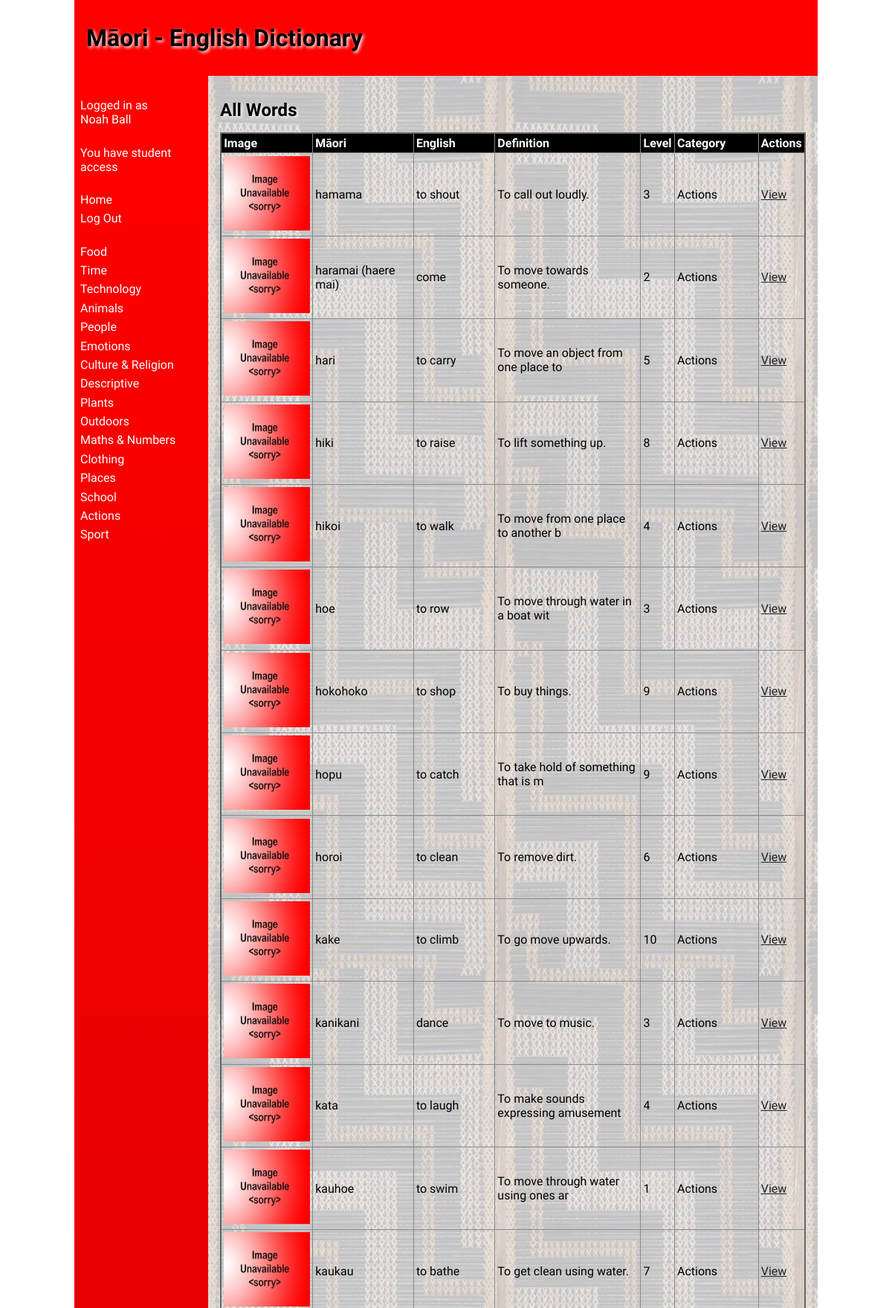
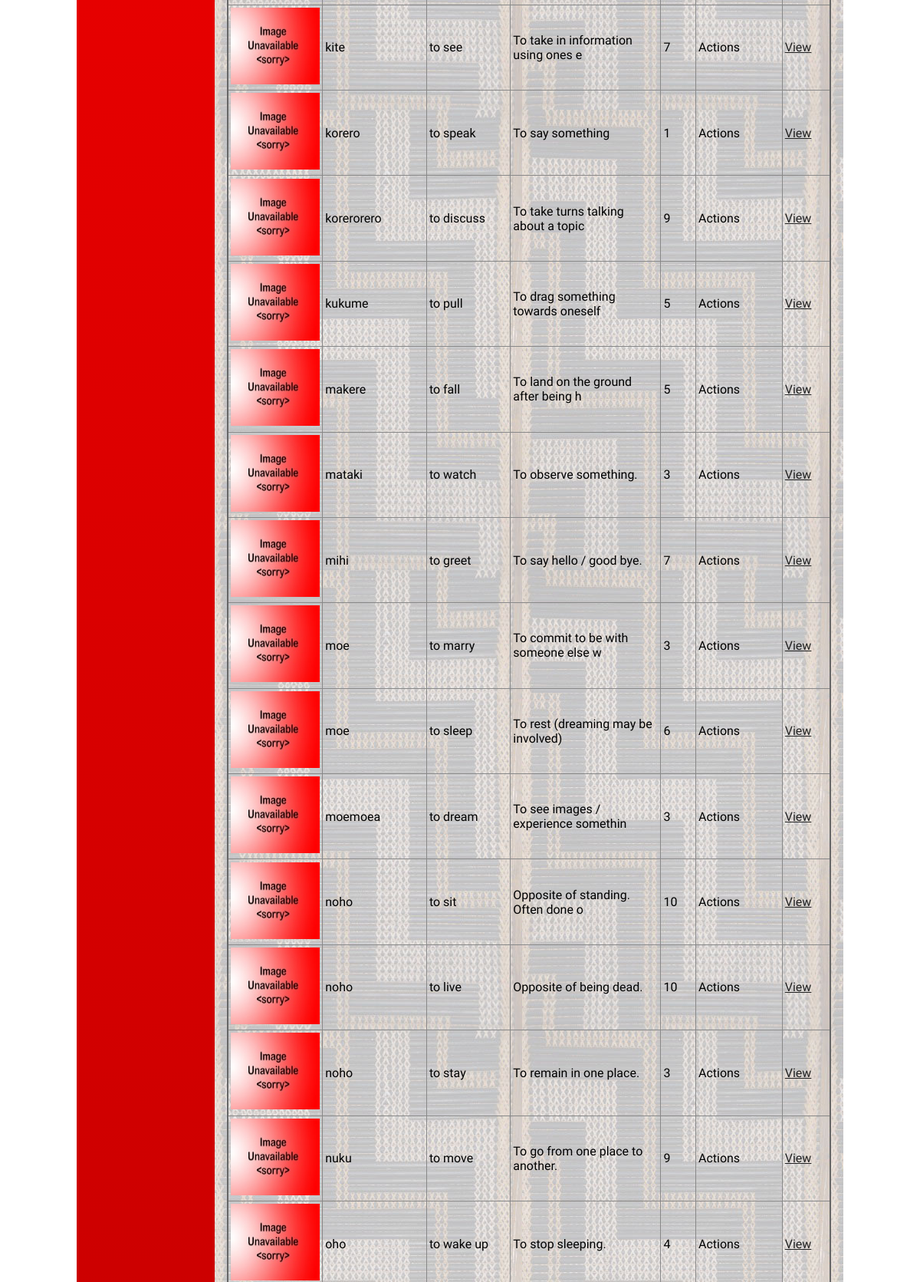
The app's page / (signed in, upper part) with its own data (2 pictures, top to bottom).
### tables this page shows
CREATE TABLE category
(
    id   integer
        constraint category_pk
            primary key autoincrement,
    name varchar(35)
);

CREATE TABLE "word"
(
    id         integer
        constraint word_pk
            primary key autoincrement,
    maori      varchar(35),
    english    varchar(35),
    definition varchar(256),
    level      integer,
    category   integer
        constraint word_category_id_fk
            references category,
    filename   varchar(40),
    added_by   integer
        constraint word_user_id_fk
            references user,
    added_time integer
);

### routes/pages.py (the view)
def home_page():
    if not helpers.user_authenticated():  # Check if the user is logged in
        return redirect('/login')  # If not, redirect to the login page
    words = db.run_query("SELECT id, maori, english, definition, level, category, filename FROM word", (), True, False)
    categories = helpers.get_categories()  # Retrieve all categories from the database
    words = helpers.get_category_names(words, categories)  # Add the category name to each word tuple
    return render_template('home.html', words=words, categories=categories, session=session, error=request.args.get("error"), cat_name="All Words")

### lib/db.py (called while the page is built)
def create_connection(db_file):
    try:  # Try/except block to handle exceptions
        connection = sqlite3.connect(db_file)  # Create a connection to the database
        return connection  # Return the connection
    except sqlite3.Error as e:
        print(e)  # Print the error (if one is caught)
    return None

def run_query(query: str, params: tuple, multiple: bool, commit: bool):
    conn = create_connection(globals.DATABASE_FILE)  # Create a connection to the database
    cur = conn.cursor()  # Create a cursor object
    cur.execute(query, params)  # Execute the query
    if commit:  # If the query requires a commit
        conn.commit()  # Commit the query
    if multiple:  # If the query returns multiple rows
        result = cur.fetchall()  # Retrieve all rows
    else:  # If the query returns a single row
        result = cur.fetchone()  # Retrieve the row
    conn.close()  # Close the connection
    return result  # Return the result

### lib/helpers.py (called while the page is built)
def get_categories():
    query = "SELECT id, name FROM category"
    conn = db.create_connection(globals.DATABASE_FILE)
    cur = conn.cursor()
    cur.execute(query)
    categories = cur.fetchall()
    conn.close()
    return categories

def user_authenticated():
    return 'user_id' in session

def get_category_names(words: tuple, categories: tuple):
    for i in range(len(words)): # For each word
        for j in range(len(categories)): # For each category
            if words[i][5] == categories[j][0]: # If the category ID matches
                words[i] = words[i] + (categories[j][1],) # Add the category name to the word tuple
                break # Break the loop
        if len(words[i]) == 6: # If the category name was not added
            words[i] = words[i] + ("Unknown",)
    return words

### templates/home.html (shortened to what this page needs)
{% extends 'base.html' %}
{% block heading %}Māori - English Dictionary{% endblock %}
{% block main %}
    <h2>{{ cat_name }}</h2>
    <table>
        <tr>
            <th>Image</th>
            <th>Māori</th>
            <th>English</th>
            <th>Definition</th>
            <th>Level</th>
            <th>Category</th>
            <th>Actions</th>
        </tr>
        {% for word in words %}
            <tr>
                <td><img src="/static/images/{{ word[6] or "noimage.jpg" }}" alt="{{ word[2] }}" width="100" height="100"></td>
                <td>{{ word[1] }}</td>
                <td>{{ word[2] }}</td>
                <td>{{ word[3] }}</td>
                <td>{{ word[4] }}</td>
                <td>{{ word[7] }}</td>
                <td><a href="/word/{{ word[0] }}">View</a></td>
            </tr>
        {% endfor %}
    </table>
{% endblock %}

### templates/base.html (shortened to what this page needs)
<!doctype html>
<html lang="en">
<head>
    <link href="{{ url_for('static', filename='css/style.css') }}" rel="stylesheet">
</head>
<body>
<div id="container">
    <header>
        <h1>{% block heading %}{% endblock %}</h1>
    </header>
    <nav>
        <ul>
            {% if session["username"] %}
                <li><a>Logged in as<br>{{ session["name"] }}</a></li>
                <br>
                {% if session["user_type"] == 1 %}
                    <li><a>You have student access</a></li>
                {% elif session["user_type"] == 2 %}
                    <li><a>You have teacher access</a></li>
                    <br>
                    <li><a href="/add-category">Add Category</a></li>
                {% endif %}
                <br>
                <li><a href="/">Home</a></li>
            {% endif %}
            {% if not session["user_id"] %}
                <li><a href="/login">Log In</a></li>
                <li><a href="/signup">Sign Up</a></li>
            {% else %}
                <li><a href="/logout">Log Out</a></li>
            {% endif %}
            <br>
            {% for category in categories %}
                <li><a href="/category/{{ category[0] }}">{{ category[1] }}</a></li>
            {% endfor %}
        </ul>
    </nav>
    <main>
        {% block main %}{% endblock %}
    </main>
</div>
</body>
</html>

### static/css/style.css (style rules this page uses)
* { font-family: Comfortaa, sans-serif; margin: 0; padding: 0; box-sizing: border-box; }
#container { display: grid; grid-template-columns: 75px auto; grid-template-areas: 'nav header' 'main main' 'footer footer'; }
header { grid-area: header; background-color: #f00; padding: 1rem; }
nav { grid-area: nav; }
main { grid-area: main; padding: 1rem; background-color: #edd; }
h1, h2, h3, h4 { padding: 1rem 0; font-family: 'Suez One', serif; color: #000; text-shadow: 2px 2px 4px #fff; }
a { color: #222; }
img { width: 100%; }
table { width: 100%; border: 2px solid #666; border-collapse: collapse; }
th, td { border: 1px solid #888; padding: 0.2rem; text-align: left; }
th { background-color: #000; color: #fff; }
@media only screen and (min-width: 768px) { #container { grid-template-columns: 180px auto; grid-template-areas: 'header header' 'nav main' 'footer footer'; } }
@media only screen and (min-width: 768px) { nav { background: linear-gradient(180deg, rgba(255,0,0,1) 0%, rgba(0, 0, 0, 1) 50%, rgba(255,0,0,1) 100%); padding: 0.5rem; } }
@media only screen and (min-width: 768px) { nav ul { list-style: none; } }
@media only screen and (min-width: 768px) { nav li { padding: 0.2rem 0; } }
@media only screen and (min-width: 768px) { nav a { color: #fff; text-decoration: none; } }
@media only screen and (min-width: 768px) { main { background-image: url('/poutama.jpg'); } }
@media only screen and (min-width: 1000px) { #container { width: 1000px; margin: auto; } }

### records on screen
category: name "Food"
category: name "Time"
category: name "Technology"
category: name "Animals"
category: name "People"
category: name "Emotions"
category: name "Culture & Religion"
category: name "Descriptive"
category: name "Plants"
category: name "Outdoors"
category: name "Maths & Numbers"
category: name "Clothing"
category: name "Places"
category: name "School"
category: name "Actions", name "Actions" "Actions" "Actions" "Actions" "Actions" "Actions" "Actions" "Actions" "Actions" "Actions" "Actions" "Actions" "Actions" "Actions" "Actions" "Actions" "Actions" "Actions" "Actions" "Actions" "Actions" "Actions" "Actions" "Actions" "Actions" "Actions" "Actions" "Actions" "Actions"
category: name "Sport"
word: maori "hamama", english "to shout", definition "To call out loudly."
word: maori "haramai (haere mai)", english "come", definition "To move towards someone."
word: maori "hari", english "to carry", definition "To move an object from one place to"
word: maori "hiki", english "to raise", definition "To lift something up."
word: maori "hikoi", english "to walk", definition "To move from one place to another b"
word: maori "hoe", english "to row", definition "To move through water in a boat wit"
word: maori "hokohoko", english "to shop", definition "To buy things."
word: maori "hopu", english "to catch", definition "To take hold of something that is m"
word: maori "horoi", english "to clean", definition "To remove dirt."
word: maori "kake", english "to climb", definition "To go move upwards."
word: maori "kanikani", english "dance", definition "To move to music."
word: maori "kata", english "to laugh", definition "To make sounds expressing amusement"
word: maori "kauhoe", english "to swim", definition "To move through water using ones ar"
word: maori "kaukau", english "to bathe", definition "To get clean using water."
word: maori "kite", english "to see", definition "To take in information using ones e"
word: maori "korero", english "to speak", definition "To say something"
word: maori "korerorero", english "to discuss", definition "To take turns talking about a topic"
word: maori "kukume", english "to pull", definition "To drag something towards oneself"
word: maori "makere", english "to fall", definition "To land on the ground after being h"
word: maori "mataki", english "to watch", definition "To observe something."
word: maori "mihi", english "to greet", definition "To say hello / good bye."
word: maori "moe", english "to marry", definition "To commit to be with someone else w"
word: maori "moe", english "to sleep", definition "To rest (dreaming may be involved)"
word: maori "moemoea", english "to dream", definition "To see images / experience somethin"
word: maori "noho", english "to sit", definition "Opposite of standing. Often done o"
word: maori "noho", english "to live", definition "Opposite of being dead."
word: maori "noho", english "to stay", definition "To remain in one place."
word: maori "nuku", english "to move", definition "To go from one place to another."
word: maori "oho", english "to wake up", definition "To stop sleeping."

### other values on screen
{{ session["name"] }} "Noah Ball"
{{ cat_name }} "All Words"
{{ word[4] }} "3" "2" "5" "8" "4" "3" "9" "9" "6" "10" "3" "4" "1" "7" "7" "1" "9" "5" "5" "3" "7" "3" "6" "3" "10" "10" "3" "9" "4"
